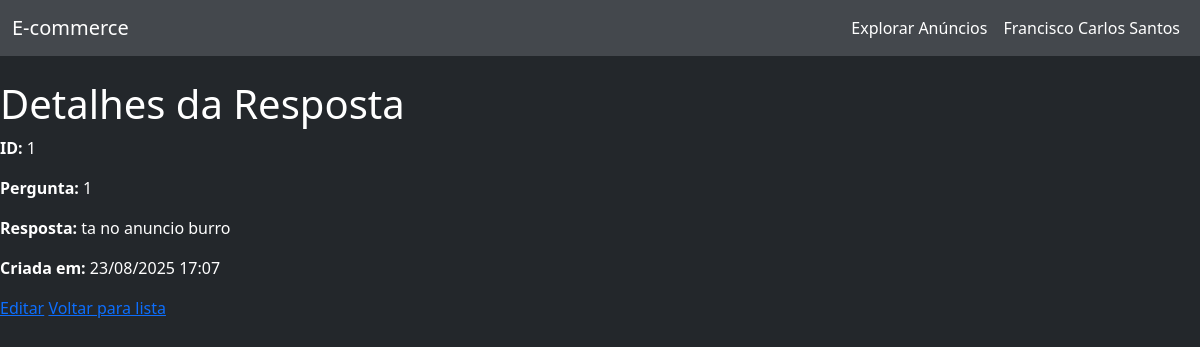
/respostas/1 (signed in), run on the app's committed database.
### app/models/usuario.py (models this page shows, shortened)
class Usuario(UserMixin, db.Model):
    __tablename__ = "usuario"
    id = db.Column(db.Integer, primary_key=True)
    nome = db.Column(db.String(100), nullable=False)
    email = db.Column(db.String(120), unique=True, nullable=False)
    senha_hash = db.Column(db.String(128), nullable=False)
    anuncios = db.relationship("Anuncio", back_populates="usuario", lazy=True)
    perguntas = db.relationship("Pergunta", back_populates="usuario", lazy=True)
    respostas = db.relationship("Resposta", back_populates="usuario", lazy=True)
    compras = db.relationship("Compra", back_populates="usuario", lazy=True)
    favoritos = db.relationship("Favorito", back_populates="usuario", lazy=True)

### app/models/resposta.py (models this page shows, shortened)
class Resposta(db.Model):
    __tablename__ = "resposta"
    id = db.Column(db.Integer, primary_key=True)
    texto = db.Column(db.Text, nullable=False)
    criado_em = db.Column(db.DateTime, default=datetime.utcnow)
    pergunta_id = db.Column(db.Integer, db.ForeignKey("pergunta.id"), nullable=False)
    usuario_id = db.Column(db.Integer, db.ForeignKey("usuario.id"), nullable=False)
    usuario = db.relationship("Usuario", back_populates="respostas")

### app/routes/resposta.py (the view)
@resposta_bp.route('/<int:id>')
@login_required
def detalhe_resposta(id):
    resposta = Resposta.query.get_or_404(id)
    if resposta.usuario_id != current_user.id:
        flash('Acesso não autorizado.', 'danger')
        return redirect(url_for('resposta.listar_respostas'))
    return render_template('resposta/detail.html', resposta=resposta)

### app/templates/resposta/detail.html
{% extends 'base.html' %}
{% block content %}
<h1>Detalhes da Resposta</h1>
<p><strong>ID:</strong> {{ resposta.id }}</p>
<p><strong>Pergunta:</strong> {{ resposta.pergunta_id }}</p>
<p><strong>Resposta:</strong> {{ resposta.texto }}</p>
<p><strong>Criada em:</strong> {{ resposta.criado_em.strftime('%d/%m/%Y %H:%M') if resposta.criado_em else '' }}</p>
<a href="{{ url_for('resposta.editar_resposta', id=resposta.id) }}">Editar</a>
<a href="{{ url_for('resposta.listar_respostas') }}">Voltar para lista</a>
{% endblock %}

### app/templates/navbar.html (shortened to what this page needs)
<nav class="navbar navbar-expand-lg navbar-dark bg-primary mb-4">
  <div class="container-fluid">
    <a class="navbar-brand" href="{% if current_user.is_authenticated %}{{ url_for('dashboard') }}{% else %}{{ url_for('home') }}{% endif %}">E-commerce</a>
    <div class="collapse navbar-collapse" id="navbarNav">
      <ul class="navbar-nav ms-auto">
        <li class="nav-item">
          <a class="nav-link text-white{% if request.endpoint == 'anuncio.explorar_anuncios' %} active{% endif %}" href="{{ url_for('anuncio.explorar_anuncios') }}">Explorar Anúncios</a>
        </li>
        {% if current_user.is_authenticated %}
          <li class="nav-item dropdown">
            <a class="nav-link dropdown-toggle text-white" href="#" id="userDropdown" role="button" data-bs-toggle="dropdown" aria-expanded="false">
              {{ current_user.nome }}
            </a>
          </li>
        {% endif %}
      </ul>
    </div>
  </div>
</nav>

### app/static/css/main.css (style rules this page uses)
body, .bg-white, .card, .table, .dropdown-menu, .modal-content, .form-control, .form-select { background-color: #23272b !important; color: #fff !important; }
.bg-primary, .navbar.bg-primary, .table-primary, .btn-primary, .alert-primary { background-color: #44484d !important; color: #fff !important; border-color: #44484d !important; }
.navbar, .navbar .dropdown-menu { background-color: #44484d !important; }
.nav-link, .navbar-brand, .navbar-nav .nav-link { color: #fff !important; }
.navbar-nav .nav-link.text-white { position: relative; transition: color 0.2s; }
.navbar-nav .nav-link.text-white::after { content: ''; display: block; width: 0; height: 3px; background: #0d6efd; transition: width 0.2s; position: absolute; left: 0; bottom: 0.2rem; border-radius: 2px; }
#userDropdown.text-white::after { display: none !important; }
.navbar-nav .dropdown > .nav-link { outline: none; }

### data on the page
Usuario: nome "Francisco Carlos Santos"
Resposta: id "1", pergunta_id "1", texto "ta no anuncio burro", criado_em "23/08/2025 17:07"
